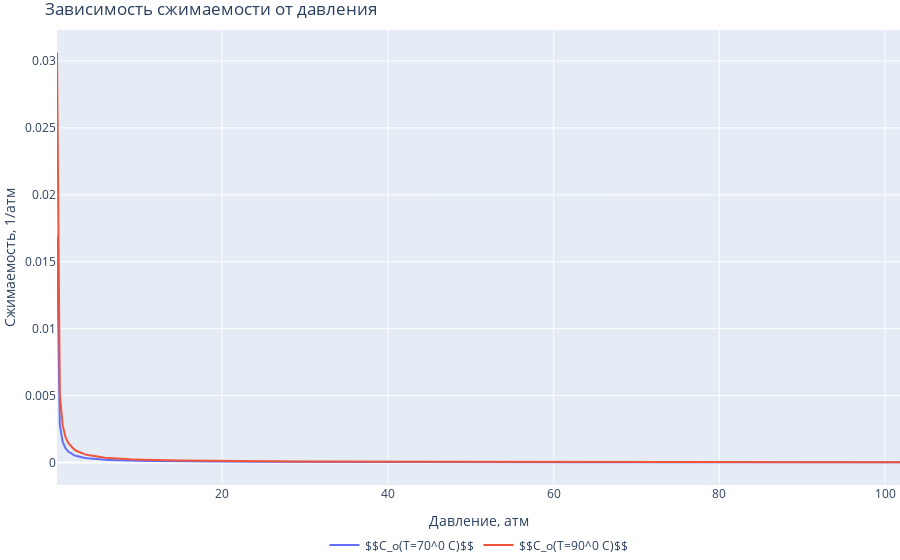

This figure's notebook cell:
### Markdown cell above
**При повышении давления коэффициент сжимаемости падает(следствие уменьшения расстояния между частицами нефти). Чем выше температура, тем выше коэффициент сжимаемости нефти(следствие теплового расширения).**

### Code cell
fig2 = go.Figure()

fig2.add_trace(go.Scatter(x=P_si, y=Co70_si, name='$$C_o(T=70^0 C)$$'))
fig2.add_trace(go.Scatter(x=P_si, y=Co90_si, name='$$C_o(T=90^0 C)$$'))
fig2.update_layout(legend_orientation="h",
                  legend=dict(x=.5, xanchor="center"),
                  title="Зависимость сжимаемости от давления",
                  xaxis_title="Давление, атм",
                  yaxis_title="Сжимаемость, 1/атм",
                  margin=dict(l=0, r=0, t=30, b=0))
fig2.update_traces(hoverinfo="x+y")
fig2.show()

### Figure 1 — Plotly figure (JSON) as saved in the notebook; plotly's stock layout.template omitted (floating-point values rounded to 4 significant figures; data arrays with more than 128 entries replaced by an {"elided": "..."} marker saying what was removed)
{"data": [{"hoverinfo": "x+y", "name": "$$C_o(T=70^0 C)$$", "type": "scatter", "x": {"elided": "300 float values"}, "y": {"elided": "300 float values"}}, {"hoverinfo": "x+y", "name": "$$C_o(T=90^0 C)$$", "type": "scatter", "x": {"elided": "300 float values"}, "y": {"elided": "300 float values"}}], "layout": {"legend": {"orientation": "h", "x": 0.5, "xanchor": "center"}, "margin": {"b": 0, "l": 0, "r": 0, "t": 30}, "title": {"text": "Зависимость сжимаемости от давления"}, "xaxis": {"title": {"text": "Давление, атм"}}, "yaxis": {"title": {"text": "Сжимаемость, 1/атм"}}}}
